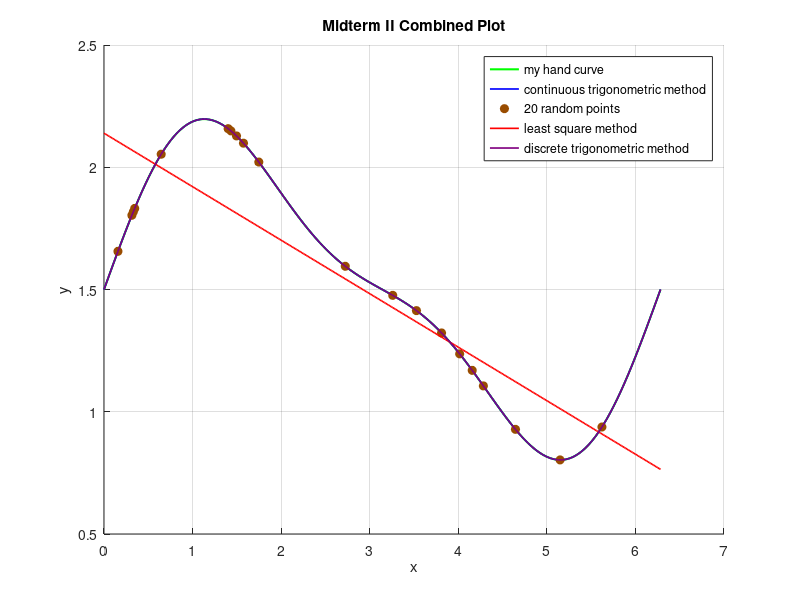

The MATLAB source for this figure:
% Math105B — Midterm 02
% Area + Trigonometric Approximation + Least Squares (starter scaffold)

clear; clc; close all;

% Reconstruct or import the hand curve from Midterm I:
x = linspace(0, 2*pi, 400)';
y = 1.5 + 0.6*sin(x) + 0.2*sin(2*x);   % replace with your curve

% Area with two methods
area_trapz = trapz(x, y);
pp = spline(x, y);
f = @(t) ppval(pp, t);
area_spline = integral(f, min(x), max(x));

figure('Color','w'); hold on;
plot(x, y, 'g-', 'LineWidth', 1.5, 'DisplayName','my hand curve');

% Continuous trig polynomial S3(x)
Xc = [ones(size(x))/2, cos(x), sin(x), cos(2*x), sin(2*x), cos(3*x), sin(3*x)];
ac = Xc\y;
yc = Xc*ac;
plot(x, yc, 'b-', 'LineWidth', 1.2, 'DisplayName','continuous trigonometric method');

% 20 random sample points
rng(42);
idx = sort(randperm(numel(x), 20));
xs = x(idx); ys = y(idx);
plot(xs, ys, 'o', 'Color',[0.6 0.3 0], 'MarkerFaceColor',[0.6 0.3 0], 'DisplayName','20 random points');

% Linear least squares (no polyfit)
Xl = [xs, ones(size(xs))];
theta = (Xl.'*Xl)\(Xl.'*ys);
yl = theta(1)*x + theta(2);
plot(x, yl, 'r-', 'LineWidth', 1.2, 'DisplayName','least square method');

% Discrete trig polynomial T3(x) (no fft)
Xd = [ones(size(xs))/2, cos(xs), sin(xs), cos(2*xs), sin(2*xs), cos(3*xs)];
ad = (Xd.'*Xd)\(Xd.'*ys);
yd = [ones(size(x))/2, cos(x), sin(x), cos(2*x), sin(2*x), cos(3*x)]*ad;
plot(x, yd, 'Color',[0.5 0 0.5], 'LineWidth', 1.2, 'DisplayName','discrete trigonometric method');

legend('Location','best'); grid on; xlabel('x'); ylabel('y'); title('Midterm II Combined Plot');

% fprintf('Area (trapz): %.4f\nArea (spline): %.4f\n', area_trapz, area_spline);
